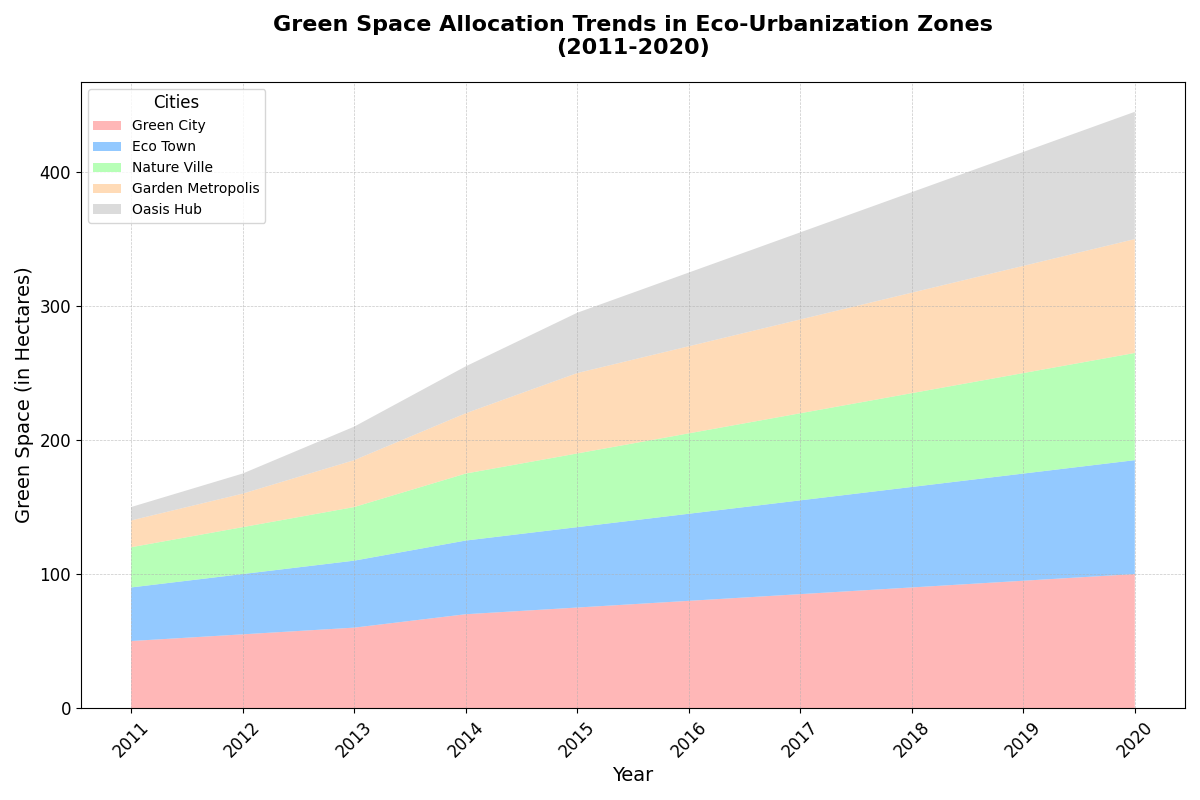

This chart was generated by the following Python code:
import matplotlib.pyplot as plt
import numpy as np

# Backstory: City Urbanization and Green Space
# In an effort to promote healthy living and sustainable urban development, various cities have been designated
# as Eco-Urbanization Zones. Each year, these cities report on the allocated green space within urban areas, showcasing
# their continuous efforts to increase urban greenery and improve the environment. The chart below presents
# the green space distribution over the last decade among five leading cities participating in this initiative.

# Years of observation
years = np.arange(2011, 2021)

# Artificial data: Green space (in hectares) designated by different cities each year
green_space = {
    'Green City': np.array([50, 55, 60, 70, 75, 80, 85, 90, 95, 100]),
    'Eco Town': np.array([40, 45, 50, 55, 60, 65, 70, 75, 80, 85]),
    'Nature Ville': np.array([30, 35, 40, 50, 55, 60, 65, 70, 75, 80]),
    'Garden Metropolis': np.array([20, 25, 35, 45, 60, 65, 70, 75, 80, 85]),
    'Oasis Hub': np.array([10, 15, 25, 35, 45, 55, 65, 75, 85, 95])
}

# Colors for each city
colors = ['#ff9999','#66b3ff','#99ff99','#ffcc99', '#cccccc']

# Create a stacked area plot
plt.figure(figsize=(12, 8))
plt.stackplot(years, green_space.values(), labels=green_space.keys(), colors=colors, alpha=0.7)

# Add title and labels
plt.title('Green Space Allocation Trends in Eco-Urbanization Zones\n(2011-2020)', fontsize=16, weight='bold', pad=20)
plt.xlabel('Year', fontsize=14)
plt.ylabel('Green Space (in Hectares)', fontsize=14)

# Rotate x-axis labels to prevent overlap
plt.xticks(years, rotation=45)

# Customize the grid for better visibility
plt.grid(True, linestyle='--', linewidth=0.5, alpha=0.7)

# Enhance readability by adding tick params
plt.tick_params(axis='both', which='major', labelsize=12)

# Add a legend to identify the cities
plt.legend(title='Cities', title_fontsize=12, fontsize=10, loc='upper left')

# Automatically adjust layout to prevent overlap
plt.tight_layout()

# Display the stacked area chart
plt.show()
